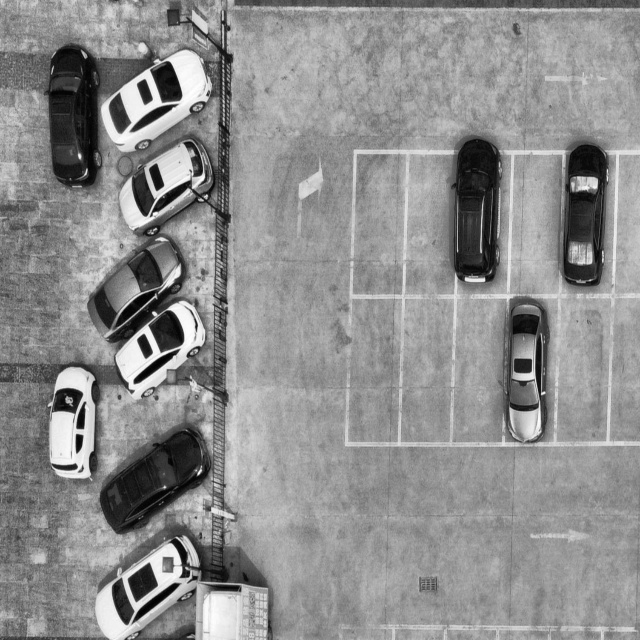
#> input picture Dataset/parking_lot_final/train/images/parkir (14).jpg, 640 x 640 px, found by its file name; its folder holds only this picture in this run
$ python color_correction.py
#> lines starting #> are read from the running program, lines starting #| are printed output that depends on the picture
# =====================================================
# 🚗 Parking Lot Preprocessing (Tanpa ROI)
#    Ideal untuk labeling terisi/kosong otomatis
# =====================================================

import cv2
import os

# === Path Dataset (ubah sesuai direktori kamu) ===
INPUT_DIR = r"D:\Quant_ML_Project\ML.py\EasyPark\Dataset\parking_lot_final\train\images"
OUTPUT_DIR = os.path.join(os.path.dirname(INPUT_DIR), "images_preprocessed")

# Buat folder output jika belum ada
os.makedirs(OUTPUT_DIR, exist_ok=True)

# === Inisialisasi CLAHE ===
clahe = cv2.createCLAHE(clipLimit=2.0, tileGridSize=(8, 8))

# === Fungsi Processing ===
def preprocess_image(image_path, save_path):
#> called with save_path = 'images_preprocessed/parkir (14).jpg'
    img = cv2.imread(image_path)
#> img is the input picture: shape (640, 640, 3); min 0, max 255, mean 141.8
    if img is None:
        print(f"❌ Gagal membaca: {image_path}")
        return

    # Convert ke grayscale
    gray = cv2.cvtColor(img, cv2.COLOR_BGR2GRAY)

    # Terapkan CLAHE untuk peningkatan kontras
    enhanced = clahe.apply(gray)
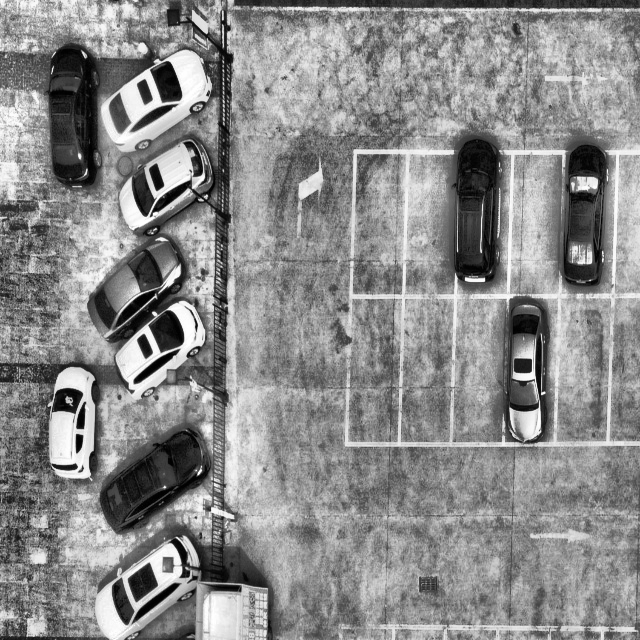
#> enhanced: shape (640, 640); min 0, max 255, mean 138.2

    # Denoise ringan
    blur = cv2.GaussianBlur(enhanced, (3, 3), 0)

    # Resize ke 640x640 agar seragam untuk YOLO
    resized = cv2.resize(blur, (640, 640))

    # Simpan hasilnya
    cv2.imwrite(save_path, resized)

# === Proses semua gambar ===
for filename in os.listdir(INPUT_DIR):
    if filename.lower().endswith(('.jpg', '.jpeg', '.png')):
        in_path = os.path.join(INPUT_DIR, filename)
        out_path = os.path.join(OUTPUT_DIR, filename)
        preprocess_image(in_path, out_path)

print(f"\n✅ Selesai! Semua gambar tersimpan di: {OUTPUT_DIR}")

$ run again, on Dataset/parking_lot_final/train/images/parkir (21).jpg
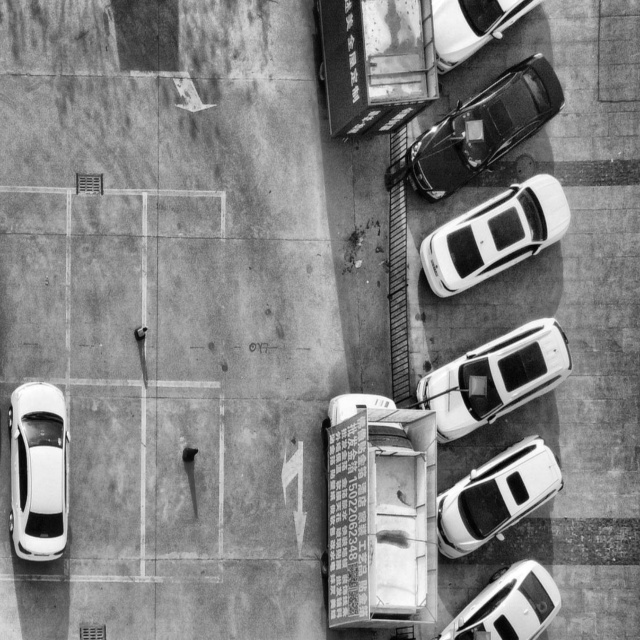
#> input picture Dataset/parking_lot_final/train/images/parkir (21).jpg, 640 x 640 px, found by its file name
#> in preprocess_image, img is the input picture: shape (640, 640, 3); min 0, max 255, mean 130.1
#> in preprocess_image, `enhanced = clahe.apply(gray)`:
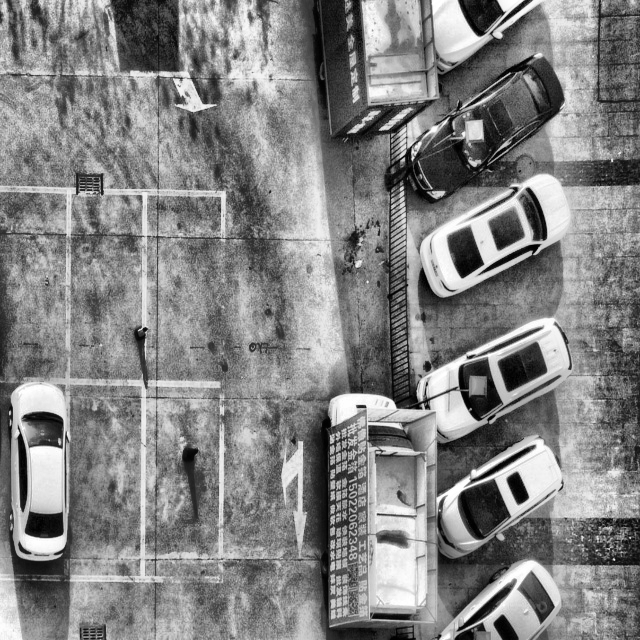
#> enhanced: shape (640, 640); min 0, max 255, mean 131.1

$ run again, on Dataset/parking_lot_final/train/images/parkir (3).jpg
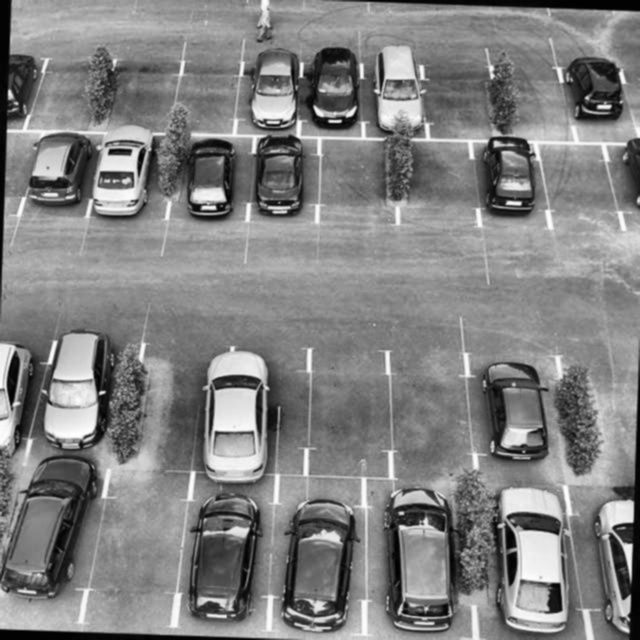
#> input picture Dataset/parking_lot_final/train/images/parkir (3).jpg, 640 x 640 px, found by its file name
#> in preprocess_image, img is the input picture: shape (640, 640, 3); min 0, max 255, mean 129.2
#> in preprocess_image, `enhanced = clahe.apply(gray)`:
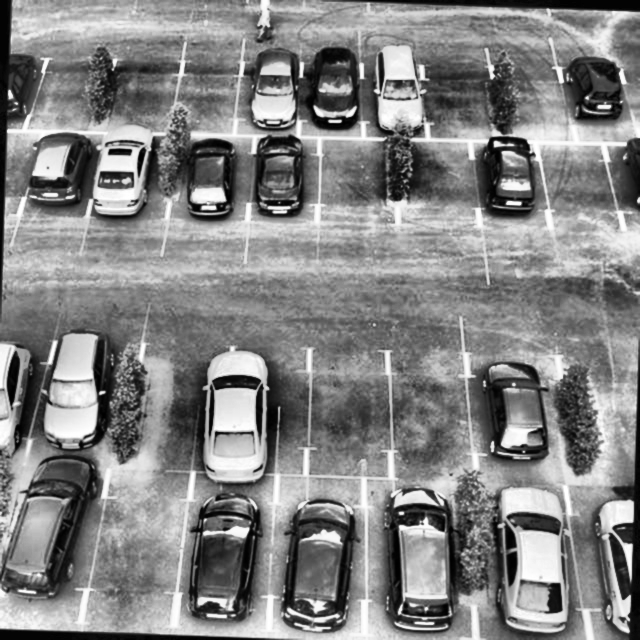
#> enhanced: shape (640, 640); min 0, max 255, mean 131.3

$ run again, on Dataset/parking_lot_final/train/images/parkir (35).jpg
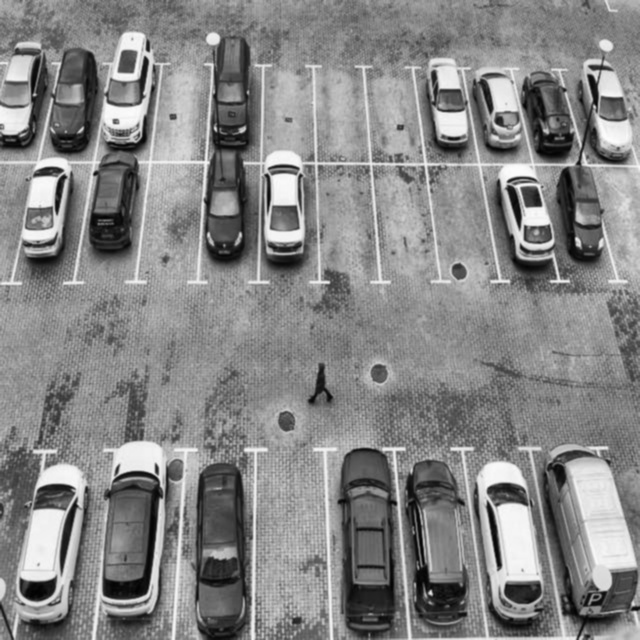
#> input picture Dataset/parking_lot_final/train/images/parkir (35).jpg, 640 x 640 px, found by its file name
#> in preprocess_image, img is the input picture: shape (640, 640, 3); min 1, max 253, mean 133.9
#> in preprocess_image, `enhanced = clahe.apply(gray)`:
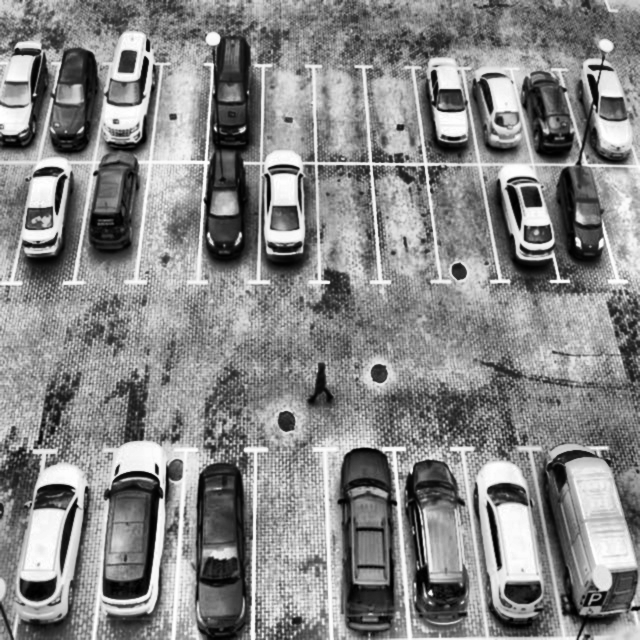
#> enhanced: shape (640, 640); min 0, max 255, mean 134.5

$ run again, on Dataset/parking_lot_final/train/images/parkir (15).jpg
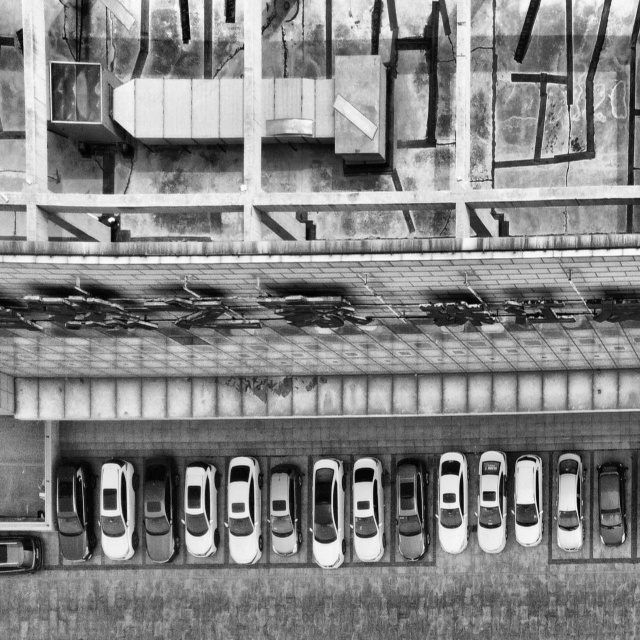
#> input picture Dataset/parking_lot_final/train/images/parkir (15).jpg, 640 x 640 px, found by its file name
#> in preprocess_image, img is the input picture: shape (640, 640, 3); min 0, max 253, mean 131.8
#> in preprocess_image, `enhanced = clahe.apply(gray)`:
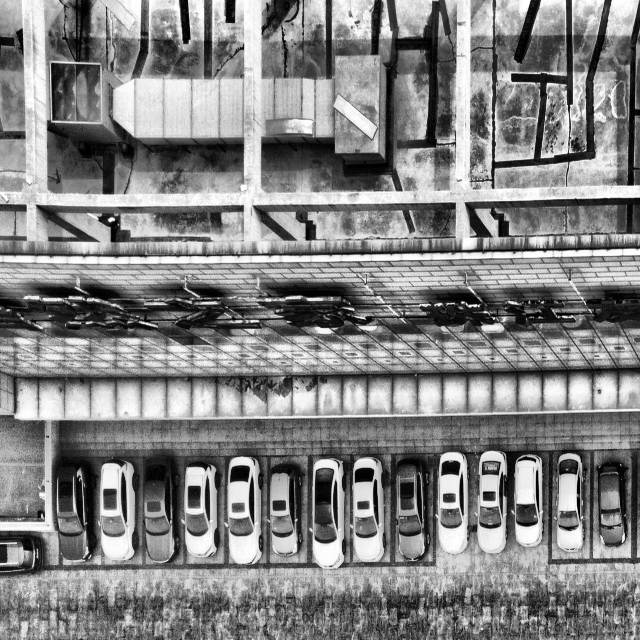
#> enhanced: shape (640, 640); min 0, max 255, mean 131.1
